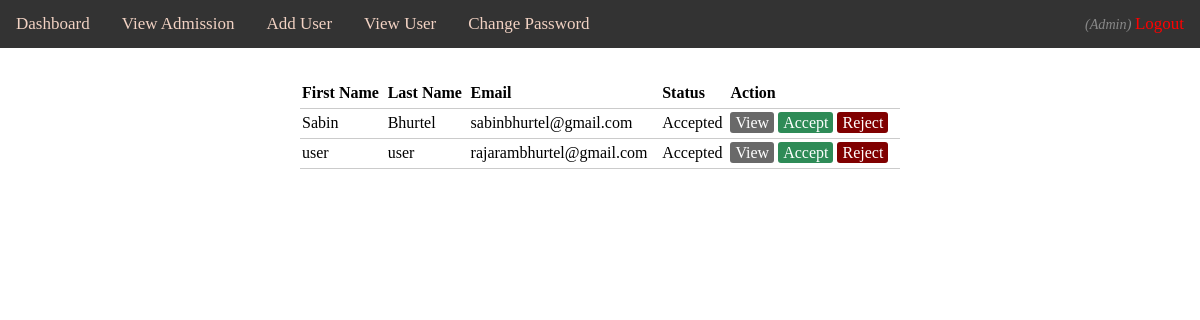
/admin/view.php (signed in), run on the app's committed database.
### tables this page shows
CREATE TABLE `status` (
  `s_id` int(5) NOT NULL,
  `id` int(100) NOT NULL,
  `status` varchar(55) NOT NULL DEFAULT 'Unknown'
);

CREATE TABLE `users` (
  `id` int(100) NOT NULL,
  `fname` varchar(100) NOT NULL,
  `lname` varchar(100) NOT NULL,
  `email` varchar(100) NOT NULL,
  `password` varchar(100) NOT NULL,
  `user_type` varchar(50) NOT NULL
);

### admin/view.php (the view, shortened to what this page needs)
<?php
include('../functions.php');
?>
<html>
<head>
	<link rel="stylesheet" type="text/css" href="style2.css">
</head>
<body>
	 <?php include('head.php'); ?>
<?php $result1 = mysqli_query($db, "SELECT * FROM application"); ?>
<table>
	<thead>
		<tr>
			<th>First Name</th>
			<th>Last Name</th>
			<th>Email</th>
			<th>Status</th>
			<th colspan="2">Action</th>
		</tr>
	</thead>
	<?php
	 while ($row1 = mysqli_fetch_array($result1)) { ?>
	 	<?php $id = $row1['id']; ?>
		<?php $results = mysqli_query($db, "SELECT * FROM users Where id = '$id'"); ?>
		<?php $result2 = mysqli_query($db, "SELECT * FROM status Where id = '$id'"); ?>
		<?php
	  		while ($row = mysqli_fetch_array($results)) { ?>
	  			<?php
	  				while ($row2 = mysqli_fetch_array($result2)) { ?>
				<tr>
					<td><?php echo $row['fname']; ?></td>
					<td><?php echo $row['lname']; ?></td>
					<td><?php echo $row['email']; ?></td>
					<td><?php echo $row2['status']; ?></td>
					<td id="dis">
						<a href="viewde.php?id=<?php echo $row['id']; ?>" class="view_btn">View</a>
						<a href="accept1.php?id=<?php echo $row['id']; ?>" class="edit_btn" id="btnid"  >Accept</a>
						<a href="rejected.php?id=<?php echo $row['id']; ?>" class="del_btn">Reject</a>
					</td>
				</tr>
	<?php } ?>
<?php } ?>
<?php } ?>
</table>
</body>
</html>

### admin/style2.css (style rules this page uses)
body { font-size: 19px; }
table { width: 50%; margin: 30px auto; border-collapse: collapse; text-align: left; }
tr { border-bottom: 1px solid #cbcbcb; }
th, td { border: none; height: 30px; padding: 2px; }
.edit_btn { text-decoration: none; padding: 2px 5px; background: #2E8B57; color: white; border-radius: 3px; }
.view_btn { text-decoration: none; padding: 2px 5px; background: #696969; color: white; border-radius: 3px; }
.del_btn { text-decoration: none; padding: 2px 5px; color: white; border-radius: 3px; background: #800000; }

### style1.css (style rules this page uses)
* { margin: 0px; padding: 0px; }
body { font-size: 120%; background: #ffffff; }

### data on the page
status: id.fname "Sabin", id.lname "Bhurtel", id.email "sabinbhurtel@gmail.com", status "Accepted"
status: id.fname "user", id.lname "user", id.email "rajarambhurtel@gmail.com", status "Accepted"

### other printed values
$_SESSION['user']['user_type'] "Admin"
